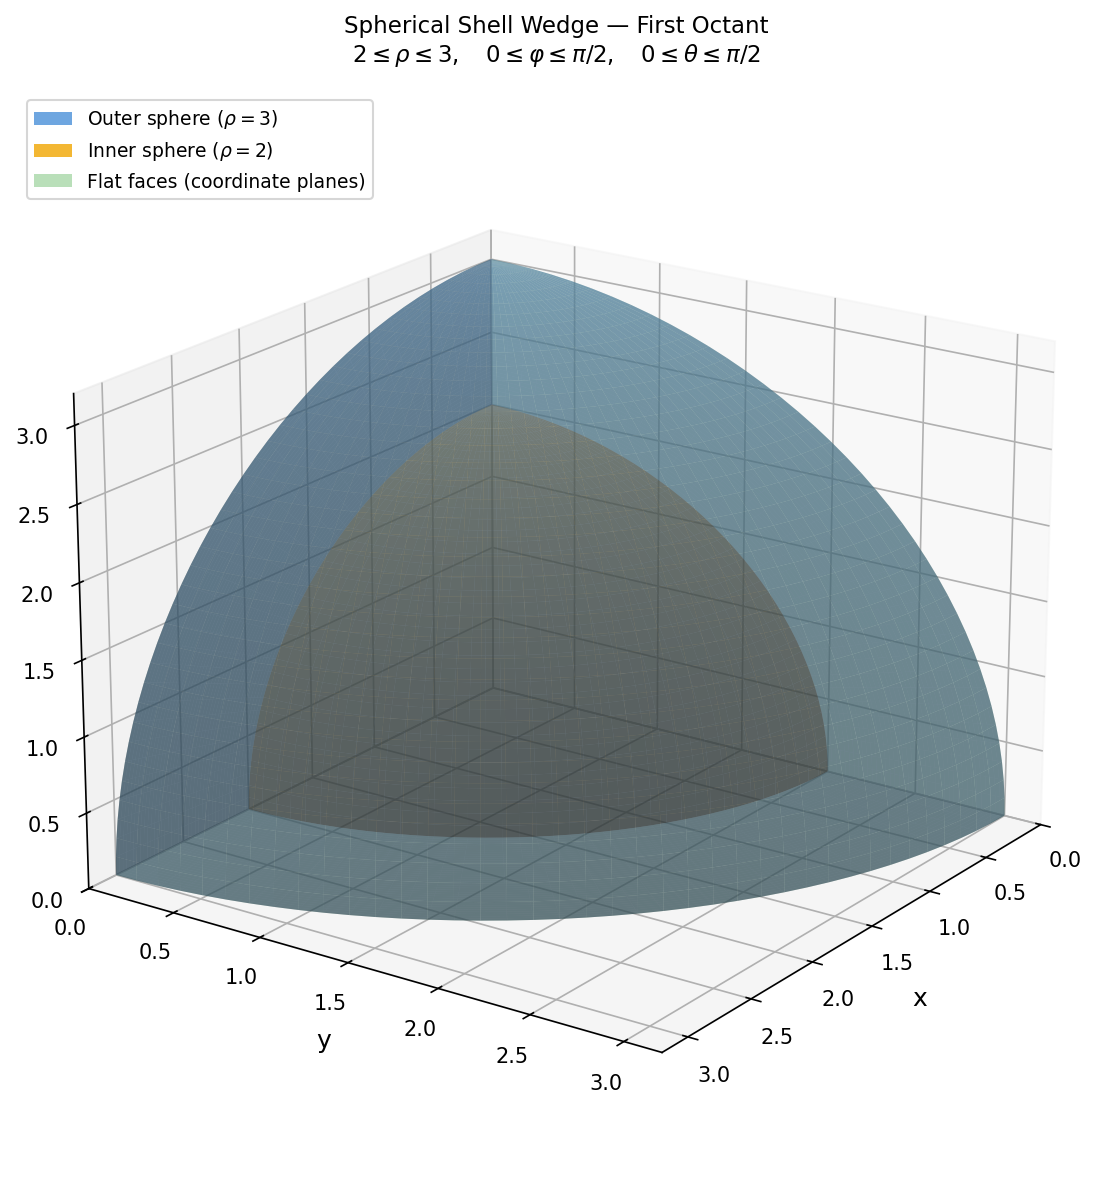

Here is the Python script that generated this plot:
import numpy as np
import matplotlib.pyplot as plt
from mpl_toolkits.mplot3d import Axes3D

# Grid resolution
N = 40

phi   = np.linspace(0, np.pi / 2, N)   # 0 → π/2  (from z-axis downward)
theta = np.linspace(0, np.pi / 2, N)   # 0 → π/2  (around z-axis, first octant)

PHI, THETA = np.meshgrid(phi, theta)

def spherical_to_cartesian(rho, PHI, THETA):
    x = rho * np.sin(PHI) * np.cos(THETA)
    y = rho * np.sin(PHI) * np.sin(THETA)
    z = rho * np.cos(PHI)
    return x, y, z

# ── surface colours ──────────────────────────────────────────────────────────
OUTER_COLOR = "#4a90d9"   # steel-blue  – outer sphere (ρ = 3)
INNER_COLOR = "#f0a500"   # amber       – inner sphere (ρ = 2)
FLAT_COLOR  = "#a8d8a8"   # sage-green  – flat faces (coordinate planes)
ALPHA_SHELL = 0.55
ALPHA_FLAT  = 0.45

fig = plt.figure(figsize=(10, 8))
ax  = fig.add_subplot(111, projection="3d")

# ── 1. Outer spherical surface (ρ = 3) ───────────────────────────────────────
x3, y3, z3 = spherical_to_cartesian(3, PHI, THETA)
ax.plot_surface(x3, y3, z3, color=OUTER_COLOR, alpha=ALPHA_SHELL,
                linewidth=0, label="Outer sphere ρ=3")

# ── 2. Inner spherical surface (ρ = 2) ───────────────────────────────────────
x2, y2, z2 = spherical_to_cartesian(2, PHI, THETA)
ax.plot_surface(x2, y2, z2, color=INNER_COLOR, alpha=ALPHA_SHELL,
                linewidth=0, label="Inner sphere ρ=2")

# ── Flat-face helpers ─────────────────────────────────────────────────────────
rho   = np.linspace(2, 3, N)
angle = np.linspace(0, np.pi / 2, N)
RHO, ANG = np.meshgrid(rho, angle)

# ── 3. Face on the xz-plane  (θ = 0,  y = 0) ─────────────────────────────────
#    x = ρ sinφ,  y = 0,  z = ρ cosφ
ax.plot_surface(
    RHO * np.sin(ANG),          # x
    np.zeros_like(RHO),         # y = 0
    RHO * np.cos(ANG),          # z
    color=FLAT_COLOR, alpha=ALPHA_FLAT, linewidth=0,
)

# ── 4. Face on the yz-plane  (θ = π/2,  x = 0) ───────────────────────────────
#    x = 0,  y = ρ sinφ,  z = ρ cosφ
ax.plot_surface(
    np.zeros_like(RHO),         # x = 0
    RHO * np.sin(ANG),          # y
    RHO * np.cos(ANG),          # z
    color=FLAT_COLOR, alpha=ALPHA_FLAT, linewidth=0,
)

# ── 5. Face on the xy-plane  (φ = π/2,  z = 0) ───────────────────────────────
#    x = ρ cosθ,  y = ρ sinθ,  z = 0
ax.plot_surface(
    RHO * np.cos(ANG),          # x
    RHO * np.sin(ANG),          # y
    np.zeros_like(RHO),         # z = 0
    color=FLAT_COLOR, alpha=ALPHA_FLAT, linewidth=0,
)

# ── Axis labels and limits ────────────────────────────────────────────────────
ax.set_xlabel("x", fontsize=12, labelpad=6)
ax.set_ylabel("y", fontsize=12, labelpad=6)
ax.set_zlabel("z", fontsize=12, labelpad=6)
ax.set_xlim(0, 3.2)
ax.set_ylim(0, 3.2)
ax.set_zlim(0, 3.2)
ax.set_title(
    "Spherical Shell Wedge — First Octant\n"
    r"$2 \leq \rho \leq 3,\quad 0 \leq \varphi \leq \pi/2,\quad 0 \leq \theta \leq \pi/2$",
    fontsize=11, pad=14,
)

# ── Legend (manual patches) ───────────────────────────────────────────────────
from matplotlib.patches import Patch
legend_elements = [
    Patch(facecolor=OUTER_COLOR, alpha=0.8, label=r"Outer sphere ($\rho = 3$)"),
    Patch(facecolor=INNER_COLOR, alpha=0.8, label=r"Inner sphere ($\rho = 2$)"),
    Patch(facecolor=FLAT_COLOR,  alpha=0.8, label="Flat faces (coordinate planes)"),
]
ax.legend(handles=legend_elements, loc="upper left", fontsize=9)

ax.view_init(elev=20, azim=35)
plt.tight_layout()
plt.savefig("spherical_shell_wedge.png", dpi=150, bbox_inches="tight")
plt.show()
print("Saved → spherical_shell_wedge.png")
